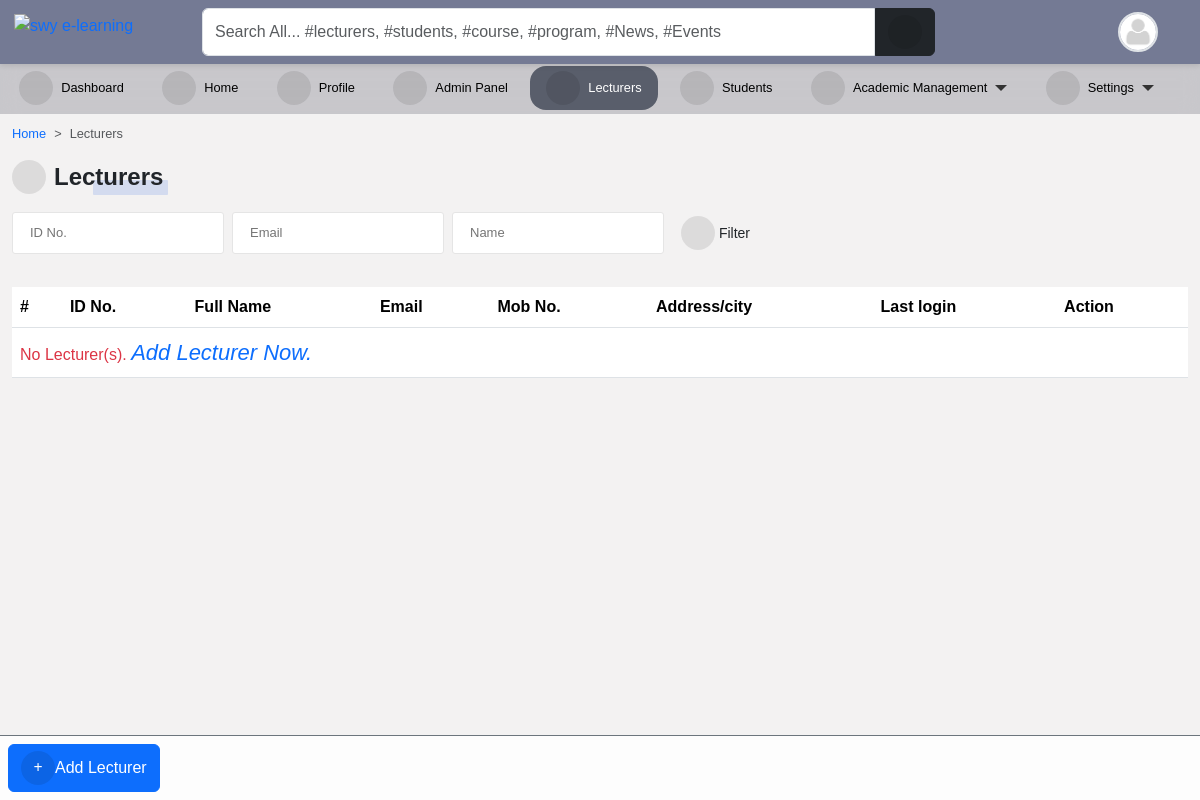
Before: /accounts/lecturers/ (signed in) with the older database file.
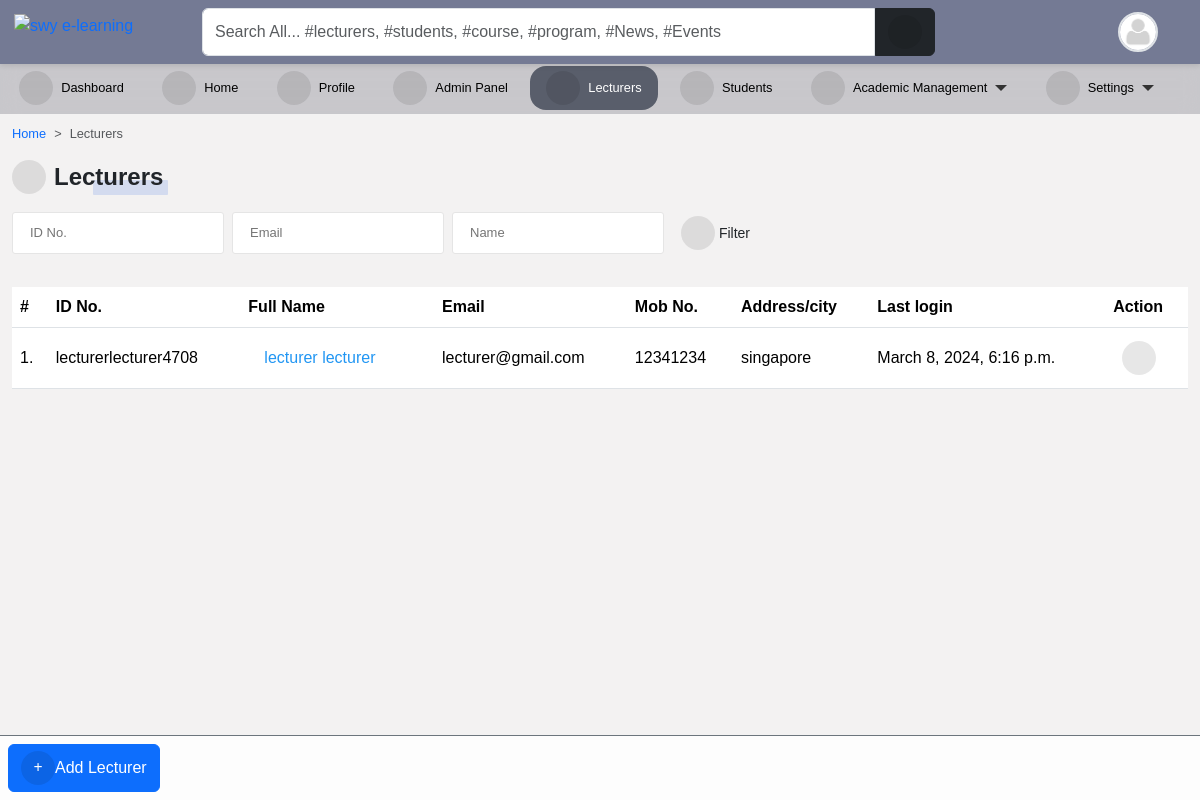
After: the same page with the newer database file.
### accounts/models.py (models this page shows, shortened)
class User(AbstractUser):
    is_student = models.BooleanField(default=False)
    is_lecturer = models.BooleanField(default=False)
    gender = models.CharField(max_length=1, choices=GENDERS, blank=True, null=True)
    phone = models.CharField(max_length=60, blank=True, null=True)
    address = models.CharField(max_length=60, blank=True, null=True)
    picture = models.ImageField(
        upload_to="profile_pictures/%y/%m/%d/", default="default.png", null=True
    )
    email = models.EmailField(blank=True, null=True)
    username_validator = ASCIIUsernameValidator()
    objects = CustomUserManager()
    class Meta:
        ordering = ("-date_joined",)
    @property
    def get_full_name(self):
        full_name = self.username
        if self.first_name and self.last_name:
            full_name = self.first_name + " " + self.last_name
        return full_name
    @property
    def get_user_role(self):
        if self.is_superuser:
            role = "Admin"
        elif self.is_student:
            role = "Student"
        elif self.is_lecturer:
            role = "Lecturer"
        return role

### accounts/views.py (the view)
# urls.py: path("lecturers/", LecturerFilterView.as_view(), name="lecturer_list"),
@method_decorator([login_required(login_url='sign_in'), admin_required], name="dispatch")
class LecturerFilterView(FilterView):
    filterset_class = LecturerFilter
    queryset = User.objects.filter(is_lecturer=True)
    template_name = "accounts/lecturer_list.html"
    paginate_by = 10  # if pagination is desired
    def get_context_data(self, **kwargs):
        context = super().get_context_data(**kwargs)
        context["title"] = "Lecturers"
        return context

### templates/accounts/lecturer_list.html (shortened to what this page needs)
{% extends 'base.html' %}
{% block content %}
<nav style="--bs-breadcrumb-divider: '>';" aria-label="breadcrumb">
    <ol class="breadcrumb">
      <li class="breadcrumb-item"><a href="/">Home</a></li>
      <li class="breadcrumb-item active" aria-current="page">Lecturers</li>
    </ol>
</nav>
{% if request.user.is_superuser %}
<div class="manage-wrap">
    <a class="btn btn-primary" href="{% url 'add_lecturer' %}"><i class="fas fa-plus"></i>Add Lecturer</a>
</div>
{% endif %}
<p class="title-1"><i class="fas fa-chalkboard-teacher"></i>Lecturers</p>
{% include 'snippets/filter_form.html' %}
<div class="table-responsive table-shadow table-light table-striped m-0 mt-4">
    <table class="table">
        <thead>
            <tr>
                <th>#</th>
                <th> ID No. </th>
                <th> Full Name </th>
                <th> Email </th>
                <th> Mob No. </th>
                <th> Address/city </th>
                <th> Last login </th>
                {% if request.user.is_superuser %}
                <th> Action </th>
                {% endif %}
            </tr>
        </thead>
        <tbody>
            {% for lecturer in filter.qs %}
            <tr>
                <td> {{ forloop.counter }}.</td>
                <td>{{ lecturer.username }}</td>
                <td><a href="{% url 'profile_single' lecturer.id %}">{{ lecturer.get_full_name }}</a></td>
                <td>{{ lecturer.email }}</td>
                <td>{{ lecturer.phone }}</td>
                <td>{{ lecturer.address }}</td>
                <td>{{ lecturer.last_login }}</td>
                {% if request.user.is_superuser %}
                <td>
                    <div class="dropdown">
                        <button class="btn btn-sm" type="button" data-bs-toggle="dropdown" aria-expanded="false">
                            <i class="fa fa-ellipsis-vertical"></i>
                        </button>
                      </div>
                </td>
                {% endif %}
                {% empty %}
                <tr>
                  <td colspan="8">
                  <span class="text-danger">
                    No Lecturer(s).
                    {% if request.user.is_superuser %}
                    <a href="{% url 'add_lecturer' %}">
                    <i class="primary" style="font-size: 22px;">
                       Add Lecturer Now.
                    </i>
                    {% endif %}
                    </a>
                  </span>
                </td>
                </tr>
            {% endfor %}
        </tbody>
    </table>
</div>
{% endblock content %}

Changed rows visible on the page:
added User: username "lecturerlecturer4708", get_full_name "lecturer lecturer", email "lecturer@gmail.com", phone "12341234", address "singapore", last_login "March 8, 2024, 6:16 p.m."
Other visible differences:
text no longer shown: "No Lecturer(s). Add Lecturer Now."
